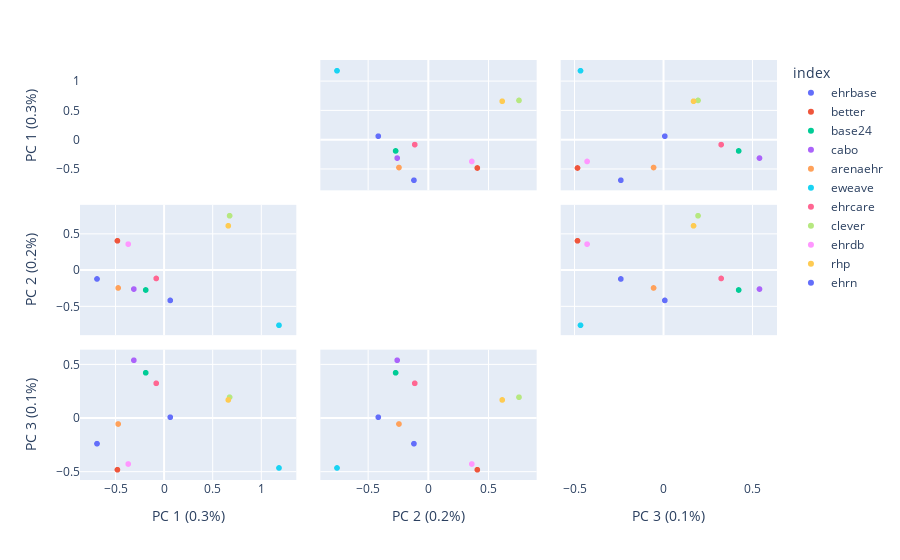

Here is the notebook cell this chart was saved with:
### Code cell
import plotly.express as px
from sklearn.decomposition import PCA

labels = {
    str(i): f"PC {i+1} ({var:.1f}%)"
    for i, var in enumerate(mca.explained_inertia_ * 100)
}

fig = px.scatter_matrix(
    df_mca,
    labels=labels,
    dimensions=range(3),
    color=df_mca.index
)
fig.update_traces(diagonal_visible=False)
fig.show()
fig.write_image('DimensionsReductionSurvey2023_MCA_ALLVAR_2dplots_1000dpi.pdf',scale=2)
fig.write_image('DimensionsReductionSurvey2023_MCA_ALLVAR_2dplots_1000dpi.jpeg',scale=13)

### Figure 1 — Plotly figure (JSON) as saved in the notebook; plotly's stock layout.template omitted (floating-point values rounded to 4 significant figures)
{"data": [{"diagonal": {"visible": false}, "dimensions": [{"axis": {"matches": true}, "label": "PC 1 (0.3%)", "values": [-0.6899]}, {"axis": {"matches": true}, "label": "PC 2 (0.2%)", "values": [-0.1156]}, {"axis": {"matches": true}, "label": "PC 3 (0.1%)", "values": [-0.2384]}], "hovertemplate": "index=ehrbase<br>%{xaxis.title.text}=%{x}<br>%{yaxis.title.text}=%{y}<extra></extra>", "legendgroup": "ehrbase", "marker": {"color": "#636efa", "symbol": "circle"}, "name": "ehrbase", "showlegend": true, "type": "splom"}, {"diagonal": {"visible": false}, "dimensions": [{"axis": {"matches": true}, "label": "PC 1 (0.3%)", "values": [-0.4798]}, {"axis": {"matches": true}, "label": "PC 2 (0.2%)", "values": [0.4118]}, {"axis": {"matches": true}, "label": "PC 3 (0.1%)", "values": [-0.4821]}], "hovertemplate": "index=better<br>%{xaxis.title.text}=%{x}<br>%{yaxis.title.text}=%{y}<extra></extra>", "legendgroup": "better", "marker": {"color": "#EF553B", "symbol": "circle"}, "name": "better", "showlegend": true, "type": "splom"}, {"diagonal": {"visible": false}, "dimensions": [{"axis": {"matches": true}, "label": "PC 1 (0.3%)", "values": [-0.188]}, {"axis": {"matches": true}, "label": "PC 2 (0.2%)", "values": [-0.268]}, {"axis": {"matches": true}, "label": "PC 3 (0.1%)", "values": [0.4246]}], "hovertemplate": "index=base24<br>%{xaxis.title.text}=%{x}<br>%{yaxis.title.text}=%{y}<extra></extra>", "legendgroup": "base24", "marker": {"color": "#00cc96", "symbol": "circle"}, "name": "base24", "showlegend": true, "type": "splom"}, {"diagonal": {"visible": false}, "dimensions": [{"axis": {"matches": true}, "label": "PC 1 (0.3%)", "values": [-0.3104]}, {"axis": {"matches": true}, "label": "PC 2 (0.2%)", "values": [-0.2551]}, {"axis": {"matches": true}, "label": "PC 3 (0.1%)", "values": [0.5417]}], "hovertemplate": "index=cabo<br>%{xaxis.title.text}=%{x}<br>%{yaxis.title.text}=%{y}<extra></extra>", "legendgroup": "cabo", "marker": {"color": "#ab63fa", "symbol": "circle"}, "name": "cabo", "showlegend": true, "type": "splom"}, {"diagonal": {"visible": false}, "dimensions": [{"axis": {"matches": true}, "label": "PC 1 (0.3%)", "values": [-0.472]}, {"axis": {"matches": true}, "label": "PC 2 (0.2%)", "values": [-0.2402]}, {"axis": {"matches": true}, "label": "PC 3 (0.1%)", "values": [-0.05427]}], "hovertemplate": "index=arenaehr<br>%{xaxis.title.text}=%{x}<br>%{yaxis.title.text}=%{y}<extra></extra>", "legendgroup": "arenaehr", "marker": {"color": "#FFA15A", "symbol": "circle"}, "name": "arenaehr", "showlegend": true, "type": "splom"}, {"diagonal": {"visible": false}, "dimensions": [{"axis": {"matches": true}, "label": "PC 1 (0.3%)", "values": [1.185]}, {"axis": {"matches": true}, "label": "PC 2 (0.2%)", "values": [-0.7557]}, {"axis": {"matches": true}, "label": "PC 3 (0.1%)", "values": [-0.4652]}], "hovertemplate": "index=eweave<br>%{xaxis.title.text}=%{x}<br>%{yaxis.title.text}=%{y}<extra></extra>", "legendgroup": "eweave", "marker": {"color": "#19d3f3", "symbol": "circle"}, "name": "eweave", "showlegend": true, "type": "splom"}, {"diagonal": {"visible": false}, "dimensions": [{"axis": {"matches": true}, "label": "PC 1 (0.3%)", "values": [-0.07985]}, {"axis": {"matches": true}, "label": "PC 2 (0.2%)", "values": [-0.1087]}, {"axis": {"matches": true}, "label": "PC 3 (0.1%)", "values": [0.326]}], "hovertemplate": "index=ehrcare<br>%{xaxis.title.text}=%{x}<br>%{yaxis.title.text}=%{y}<extra></extra>", "legendgroup": "ehrcare", "marker": {"color": "#FF6692", "symbol": "circle"}, "name": "ehrcare", "showlegend": true, "type": "splom"}, {"diagonal": {"visible": false}, "dimensions": [{"axis": {"matches": true}, "label": "PC 1 (0.3%)", "values": [0.6764]}, {"axis": {"matches": true}, "label": "PC 2 (0.2%)", "values": [0.7586]}, {"axis": {"matches": true}, "label": "PC 3 (0.1%)", "values": [0.1959]}], "hovertemplate": "index=clever<br>%{xaxis.title.text}=%{x}<br>%{yaxis.title.text}=%{y}<extra></extra>", "legendgroup": "clever", "marker": {"color": "#B6E880", "symbol": "circle"}, "name": "clever", "showlegend": true, "type": "splom"}, {"diagonal": {"visible": false}, "dimensions": [{"axis": {"matches": true}, "label": "PC 1 (0.3%)", "values": [-0.3684]}, {"axis": {"matches": true}, "label": "PC 2 (0.2%)", "values": [0.366]}, {"axis": {"matches": true}, "label": "PC 3 (0.1%)", "values": [-0.4281]}], "hovertemplate": "index=ehrdb<br>%{xaxis.title.text}=%{x}<br>%{yaxis.title.text}=%{y}<extra></extra>", "legendgroup": "ehrdb", "marker": {"color": "#FF97FF", "symbol": "circle"}, "name": "ehrdb", "showlegend": true, "type": "splom"}, {"diagonal": {"visible": false}, "dimensions": [{"axis": {"matches": true}, "label": "PC 1 (0.3%)", "values": [0.6624]}, {"axis": {"matches": true}, "label": "PC 2 (0.2%)", "values": [0.6191]}, {"axis": {"matches": true}, "label": "PC 3 (0.1%)", "values": [0.1706]}], "hovertemplate": "index=rhp<br>%{xaxis.title.text}=%{x}<br>%{yaxis.title.text}=%{y}<extra></extra>", "legendgroup": "rhp", "marker": {"color": "#FECB52", "symbol": "circle"}, "name": "rhp", "showlegend": true, "type": "splom"}, {"diagonal": {"visible": false}, "dimensions": [{"axis": {"matches": true}, "label": "PC 1 (0.3%)", "values": [0.06474]}, {"axis": {"matches": true}, "label": "PC 2 (0.2%)", "values": [-0.4122]}, {"axis": {"matches": true}, "label": "PC 3 (0.1%)", "values": [0.009101]}], "hovertemplate": "index=ehrn<br>%{xaxis.title.text}=%{x}<br>%{yaxis.title.text}=%{y}<extra></extra>", "legendgroup": "ehrn", "marker": {"color": "#636efa", "symbol": "circle"}, "name": "ehrn", "showlegend": true, "type": "splom"}], "layout": {"dragmode": "select", "legend": {"title": {"text": "index"}, "tracegroupgap": 0}, "margin": {"t": 60}}}
